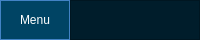
     <widget class="QFrame" name="Top_Bar">
      <property name="maximumSize">
       <size>
        <width>16777215</width>
        <height>40</height>
       </size>
      </property>
      <property name="styleSheet">
       <string notr="true">background-color: rgb(35, 35, 35);</string>
      </property>
      <property name="frameShape">
       <enum>QFrame::NoFrame</enum>
      </property>
      <property name="frameShadow">
       <enum>QFrame::Raised</enum>
      </property>
      <layout class="QHBoxLayout" name="horizontalLayout">
       <property name="spacing">
        <number>0</number>
       </property>
       <property name="leftMargin">
        <number>0</number>
       </property>
       <property name="topMargin">
        <number>0</number>
       </property>
       <property name="rightMargin">
        <number>0</number>
       </property>
       <property name="bottomMargin">
        <number>0</number>
       </property>
       <item>
        <widget class="QFrame" name="frame_toggle">
         <property name="maximumSize">
          <size>
           <width>70</width>
           <height>40</height>
          </size>
         </property>
         <property name="styleSheet">
          <string notr="true">background-color: rgb(85, 170, 255);</string>
         </property>
         <property name="frameShape">
          <enum>QFrame::StyledPanel</enum>
         </property>
         <property name="frameShadow">
          <enum>QFrame::Raised</enum>
         </property>
         <layout class="QVBoxLayout" name="verticalLayout_2">
          <property name="spacing">
           <number>0</number>
          </property>
          <property name="leftMargin">
           <number>0</number>
          </property>
          <property name="topMargin">
           <number>0</number>
          </property>
          <property name="rightMargin">
           <number>0</number>
          </property>
          <property name="bottomMargin">
           <number>0</number>
          </property>
          <item>
           <widget class="QPushButton" name="Btn_Toggle">
            <property name="sizePolicy">
             <sizepolicy hsizetype="Expanding" vsizetype="Expanding">
              <horstretch>0</horstretch>
              <verstretch>0</verstretch>
             </sizepolicy>
            </property>
            <property name="styleSheet">
             <string notr="true">color: rgb(255, 255, 255);
background-color: rgb(0, 68, 100);
border: 0px solid;</string>
            </property>
            <property name="text">
             <string>Menu</string>
            </property>
           </widget>
          </item>
         </layout>
        </widget>
       </item>
       <item>
        <widget class="QFrame" name="frame_top">
         <property name="styleSheet">
          <string notr="true">background-color: rgb(0, 29, 43);</string>
         </property>
         <property name="frameShape">
          <enum>QFrame::StyledPanel</enum>
         </property>
         <property name="frameShadow">
          <enum>QFrame::Raised</enum>
         </property>
        </widget>
       </item>
      </layout>
     </widget>
